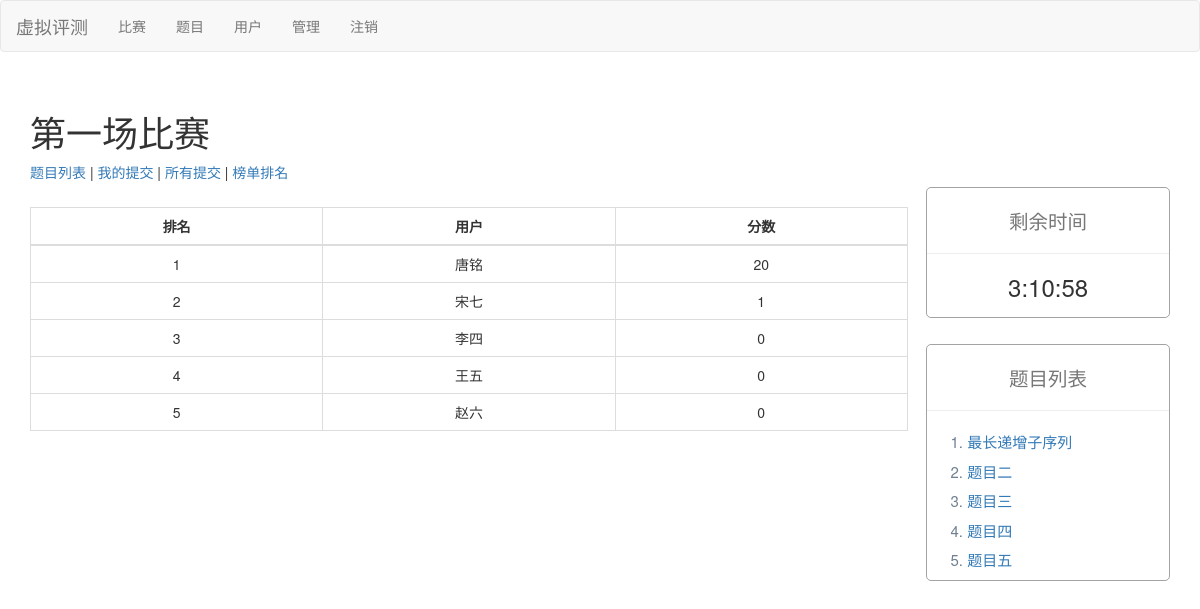
Page /contest/1/rank (signed in) on the committed database.
### contest/models.py (models this page shows, shortened)
class Contest(models.Model):
    title = models.TextField()
    start_time = models.DateTimeField(auto_now=False, auto_now_add=False)
    end_time = models.DateTimeField(auto_now=False, auto_now_add=False)
    password = models.CharField(max_length=15)
    problem_id_list = models.TextField(default='[]')

class ContestUserRank(models.Model):
    user = models.ForeignKey(User, on_delete=models.CASCADE)
    contest = models.ForeignKey(Contest, on_delete=models.CASCADE)
    solved_problem_id_list = models.TextField(default='[]')
    total_score = models.IntegerField(default=0)

### problem/models.py (models this page shows, shortened)
class Problem(models.Model):
    title = models.TextField(default='无可奉告')
    description = models.TextField(default='无可奉告')
    time_limit = models.TextField(default='无可奉告')
    memory_limit = models.TextField(default='无可奉告')
    problem_id = models.IntegerField(default=-1)  # oj上的题目id
    input_description = models.TextField(default='无可奉告')
    output_description = models.TextField(default='无可奉告')
    sample_input = models.TextField(default='无可奉告')
    sample_output = models.TextField(default='无可奉告')
    accept_count = models.IntegerField(default=0)
    score = models.IntegerField(default=0)

### contest/views.py (the view)
# urls.py: path('<int:contest_id>/rank',views.contest_rank),
def contest_rank(request, contest_id):
    contest = Contest.objects.get(id=contest_id)
    user_ranks = contest.contestuserrank_set.all().order_by('-total_score')
    problem_id_list = eval(contest.problem_id_list)
    problem_list = Problem.objects.filter(id__in=problem_id_list)
    template_args = {
        'contest': contest,
        'problem_list': problem_list,
        'user_ranks': user_ranks
    }
    return render(request, 'contest_rank.html', template_args)

### templates/contest_rank.html
{% extends 'contest_base.html' %}
{% block contest_base %}
<div >
    <br>
    <table class="table table-bordered text-center">
        <thead align="center">
            <tr>
                <th>排名</th>
                <th>用户</th>
                <th>分数</th>
            </tr>
        </thead>
        <tbody>
            {% for user_rank in user_ranks %}
            <tr>
                <td>{{ forloop.counter }}</td>
                <td>{{ user_rank.user.first_name }}{{ user_rank.user.last_name }}</td>
                <td>{{ user_rank.total_score }}</td>
            </tr>
            {% endfor %}
        </tbody>
    </table>
</div>
{% endblock contest_base %}

### templates/contest_base.html
{% extends 'base.html' %}
{% block base %}
<body>
    <div>
        <h1>{{ contest.title }}</h1>
        <div style="width:75%;height:25px;">
            <a href=".">题目列表</a> |
            <a href="mysubmit">我的提交</a> |
            <a href="judge">所有提交</a> |
            <a href="rank">榜单排名</a>
        </div>
        <div style="width:77%;height:200px;display: inline-block;">
            {% block contest_base %}
            {% endblock contest_base %}
        </div>
        <div style=" width:23%;height:100px;float : right;">
            <div class="text-center">
                <div style="margin-left: 7%;" class="border">
                    <h2 style="margin-top:5%"><small> 剩余时间 </small></h2>
                    <hr>
                    <h3 style="margin-bottom: 7%;">3:10:58</h3>
                </div>
            </div>
            <div style="margin-left: 7%;margin-top:10%;" class="border">
                <div style="height:15%">
                    <h2 style="margin-top:5%" class="text-center"><small> 题目列表 </small></h2>
                </div>
                <hr>
                <div>
                    <ol style="margin-top: 0%;">
                        {% for problem in problem_list %}
                        <li class="list_text"><a href="{{ problem.id }}">
                            {{ problem.title }}
                        </a></li>
                        {% endfor %}
                    </ol>
                </div>
            </div>
        </div>
    </div>
</body>
</html>
{% endblock base %}

### templates/base.html (style rules this page uses)
.table th, .table td { text-align: center; vertical-align: middle !important; }
.border { border: 1px solid rgb(163, 163, 163); border-radius: 5px; }
.list_text { color: slategray; font-size: 15px; margin-bottom: 8px; }

### rows in the picture
Contest: title "第一场比赛"
ContestUserRank: user.first_name "唐", user.last_name "铭", total_score "20"
ContestUserRank: user.first_name "宋", user.last_name "七", total_score "1"
ContestUserRank: user.first_name "李", user.last_name "四", total_score "0"
ContestUserRank: user.first_name "王", user.last_name "五", total_score "0"
ContestUserRank: user.first_name "赵", user.last_name "六", total_score "0"
Problem: title "最长递增子序列"
Problem: title "题目二"
Problem: title "题目三"
Problem: title "题目四"
Problem: title "题目五"
